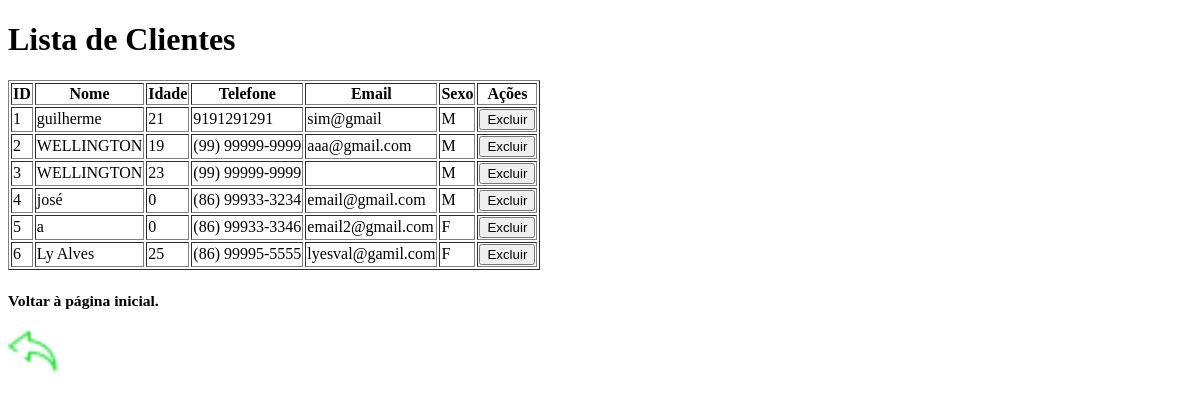
/gerenciar-clientes, run on an earlier commit of the app's database.
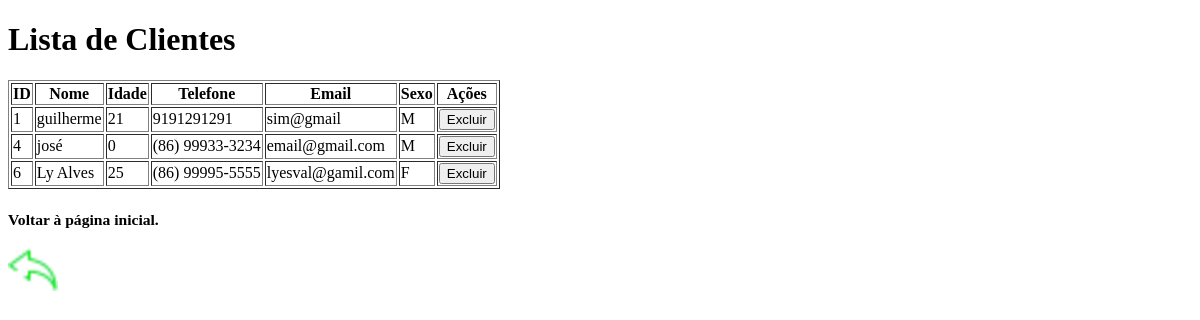
And on a later commit of the database.
### tables this page shows
CREATE TABLE clientes (
                id INTEGER PRIMARY KEY AUTOINCREMENT, 
                nome TEXT NOT NULL, 
                idade INTEGER NOT NULL,
                telefone TEXT,
                email TEXT,
                sexo TEXT CHECK (sexo IN ('M', 'F'))
        );

### app/controllers.py (the view)
    @app.route("/gerenciar-clientes")
    def gerenciar_clientes():
        try:
            clientes = models.listar_clientes()
            return render_template('gerenciar_cliente.html', clientes=clientes)
        except Exception as e:
            return f"Erro ao buscar clientes: {str(e)}", 500

### app/models.py (called while the page is built)
def conectar():
    conexao = sqlite3.connect("cadastro_clientes.db")
    return conexao

def listar_clientes():
    conexao = conectar()
    conexao.row_factory = sqlite3.Row
    cursor = conexao.cursor()
    cursor.execute("SELECT * FROM clientes")
    clientes = cursor.fetchall()
    cursor.close()
    conexao.close()
    return clientes

### app/templates/gerenciar_cliente.html (shortened to what this page needs)
<!DOCTYPE html>
<html lang="pt-br">
<head>
</head>
<body>
    <div class="container01">
        <h1>Lista de Clientes</h1>
        <table border="1">
            <thead>
                <tr>
                    <th>ID</th>
                    <th>Nome</th>
                    <th>Idade</th>
                    <th>Telefone</th>
                    <th>Email</th>
                    <th>Sexo</th>
                    <th>Ações</th>
                </tr>
            </thead>
            <tbody>
                {% for cliente in clientes %}
                <tr>
                    <td>{{ cliente.id }}</td>
                    <td>{{ cliente.nome }}</td>
                    <td>{{ cliente.idade }}</td>
                    <td>{{ cliente.telefone }}</td>
                    <td>{{ cliente.email }}</td>
                    <td>{{ cliente.sexo }}</td>
                    <td>
                        <form action="{{ url_for('deletar_cliente', id=cliente.id) }}" method="post" onsubmit="return confirm('Tem certeza que deseja excluir este cliente?');">
                            <button type="submit">Excluir</button>
                        </form>
                    </td>
                </tr>
                {% endfor %}
            </tbody>
        </table>
        <h3>
            <p><small>Voltar à página inicial.</small></p>
            <p>
                <a href="{{ url_for('pagina_inicial') }}" rel="prev">
                    <img src="{{ url_for('static', filename='imagem/setade voltar.png') }}" alt="Setade voltar">
                </a>
            </p>
        </h3>
    </div>
</body>
</html>

What changed in the data, as far as the page shows it:
removed clientes: id "2", nome "WELLINGTON", idade "19", telefone "(99) 99999-9999", email "aaa@gmail.com", sexo "M"
removed clientes: id "3", nome "WELLINGTON", idade "23", telefone "(99) 99999-9999", sexo "M"
removed clientes: id "5", nome "a", idade "0", telefone "(86) 99933-3346", email "email2@gmail.com", sexo "F"
